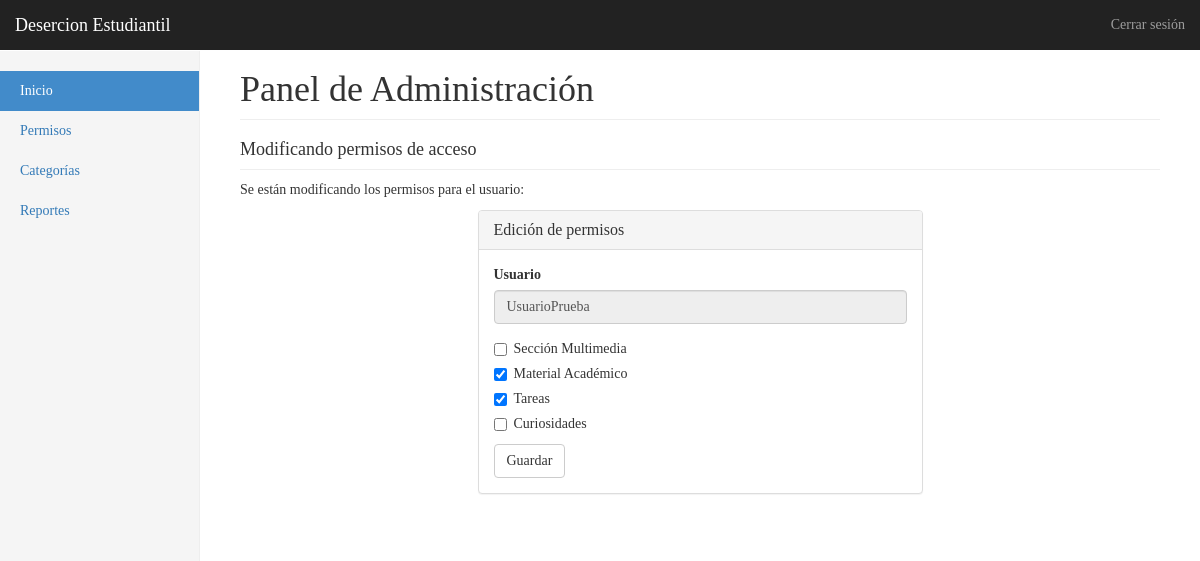
Page /admin/editarPermisos.php?usuario=UsuarioPrueba (signed in) on the earlier database version.
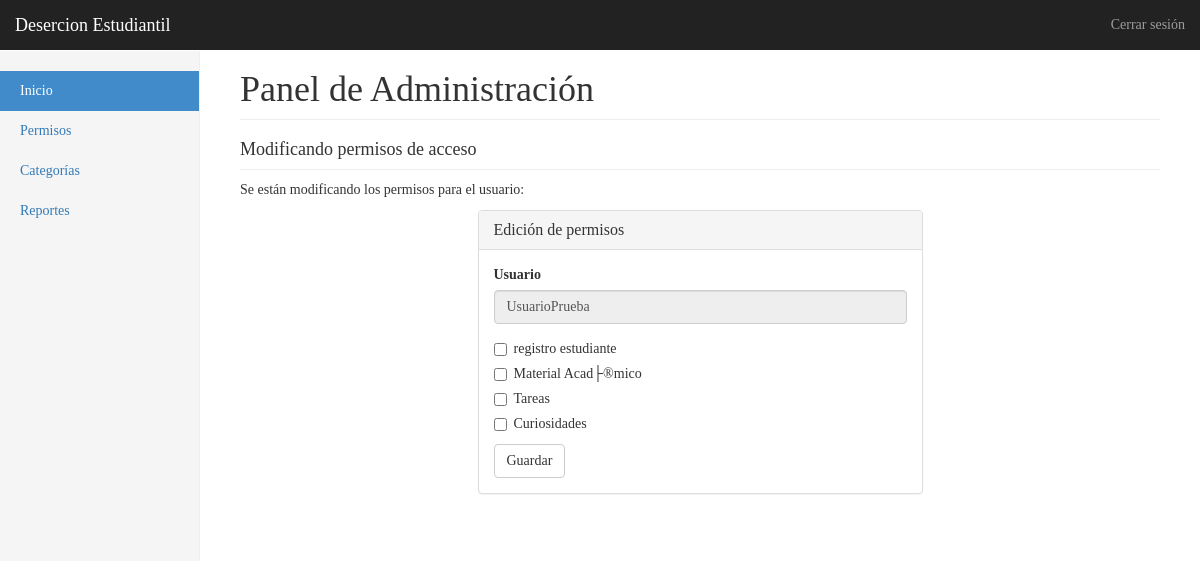
Same page on the later database version.
### tables this page shows
CREATE TABLE `categorias` (
  `ID_Categoria` int(11) NOT NULL AUTO_INCREMENT,
  `categoria` varchar(45) NOT NULL,
  `descripcion` varchar(255) NOT NULL,
  `ruta` varchar(40) NOT NULL,
  PRIMARY KEY (`ID_Categoria`)
);

### scripts/funciones.php (called while the page is built, shortened)
<?php
	$conexion = null;
	function getTodasCategorias()
	{
		global $conexion;
		$respuesta = mysqli_query($conexion, "SELECT * FROM categorias");
		$respuestas_array = array();
		while ($fila = $respuesta->fetch_row())
		  $respuestas_array[] = $fila;
		return $respuestas_array;
	}
	function tienePermiso($usuario, $idCat)
	{
		global $conexion;
		$result = mysqli_query($conexion, "SELECT COUNT(*) AS total FROM permisos WHERE usuario='".$usuario."' AND ID_Categoria=".$idCat);
		$row = mysqli_fetch_assoc($result);
		$numero = $row['total'];
		return $numero > 0;
	}
?>

### admin/editarPermisos.php (the view, shortened to what this page needs)
<?php
  require '../scripts/funciones.php';
  if( isset($_GET['usuario']) )
    $usuario = $_GET['usuario'];
  else header('Location: index.php');
  $categorias = getTodasCategorias();
?>
<!DOCTYPE html>
<html lang="es">
  <head>
    <link rel="stylesheet" href="https://maxcdn.bootstrapcdn.com/bootstrap/3.3.2/css/bootstrap.min.css">
    <link href="../css/dashboard.css" rel="stylesheet">
    <link rel="stylesheet" href="../css/graficas.css">
  </head>
  <body>
    <?php include 'menu-superior.php'; ?>
    <div class="container-fluid">
      <div class="row">
        <?php include 'menu-lateral.php'; ?>
        <div class="col-sm-9 col-sm-offset-3 col-md-10 col-md-offset-2 main">
          <h1 class="page-header">Panel de Administración</h1>
          <h4 class="sub-header">Modificando permisos de acceso</h4>
          <p>Se están modificando los permisos para el usuario:</p>
          <div class="row">
            <div class="col-sm-6 col-sm-offset-3">
            <div class="panel panel-default">
              <div class="panel-heading"><h3 class="panel-title">Edición de permisos</h3></div>
              <div class="panel-body">
                <form action="../scripts/actualizar-permisos.php" method="POST">
                  <div class="form-group">
                    <label for="txtUsuario">Usuario</label>
                    <input type="text" class="form-control" name="txtUsuario" id="txtUsuario" value="<?= $usuario ?>" readonly>
                  </div>
        <?php foreach( $categorias as $categoria ): ?>
                  <div class="checkbox">
                    <label>
                      <input type="checkbox" name="categoria<?= $categoria[0] ?>" <?php if(tienePermiso($usuario, $categoria[0])) echo "checked" ?>> <?= $categoria[1] ?>
                    </label>
                  </div>
        <?php
        	endforeach;
        ?>
                  <button type="submit" class="btn btn-default">Guardar</button>
                </form>
              </div>
            </div>
          </div>
        </div>
        </div>
      </div>
    </div>
  </body>
</html>

### admin/menu-superior.php (shortened to what this page needs)
<nav class="navbar navbar-inverse navbar-fixed-top">
  <div class="container-fluid">
    <div class="navbar-header">
      <a class="navbar-brand" href="#">Desercion Estudiantil</a>
    </div>
    <div id="navbar" class="navbar-collapse collapse">
      <ul class="nav navbar-nav navbar-right">
        <li><a href="#"></a></a></li>
        <li><a href="../index.html">Cerrar sesión</a></li>
      </ul>
    </div>
  </div>
</nav>

Differences in the rows shown:
changed categorias: categoria "Sección Multimedia" → "registro estudiante"
changed categorias: ID_Categoria "☑" → "☐"; categoria "Material Académico" → "Material Acad├®mico"
changed categorias "Tareas": ID_Categoria "☑" → "☐"
